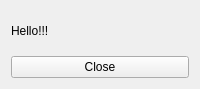
<?xml version="1.0" encoding="UTF-8"?>
<ui version="4.0">
 <class>Widget</class>
 <widget class="QWidget" name="Widget">
  <property name="geometry">
   <rect>
    <x>0</x>
    <y>0</y>
    <width>200</width>
    <height>89</height>
   </rect>
  </property>
  <property name="windowTitle">
   <string>Widget</string>
  </property>
  <layout class="QVBoxLayout" name="verticalLayout_6">
   <item>
    <layout class="QVBoxLayout" name="verticalLayout_5">
     <item>
      <widget class="QLabel" name="label">
       <property name="text">
        <string>Hello!!!</string>
       </property>
      </widget>
     </item>
     <item>
      <widget class="QPushButton" name="pushButton">
       <property name="text">
        <string>Close</string>
       </property>
      </widget>
     </item>
    </layout>
   </item>
  </layout>
 </widget>
 <layoutdefault spacing="6" margin="11"/>
 <resources/>
 <connections>
  <connection>
   <sender>pushButton</sender>
   <signal>clicked()</signal>
   <receiver>Widget</receiver>
   <slot>close()</slot>
   <hints>
    <hint type="sourcelabel">
     <x>148</x>
     <y>108</y>
    </hint>
    <hint type="destinationlabel">
     <x>229</x>
     <y>36</y>
    </hint>
   </hints>
  </connection>
 </connections>
</ui>
